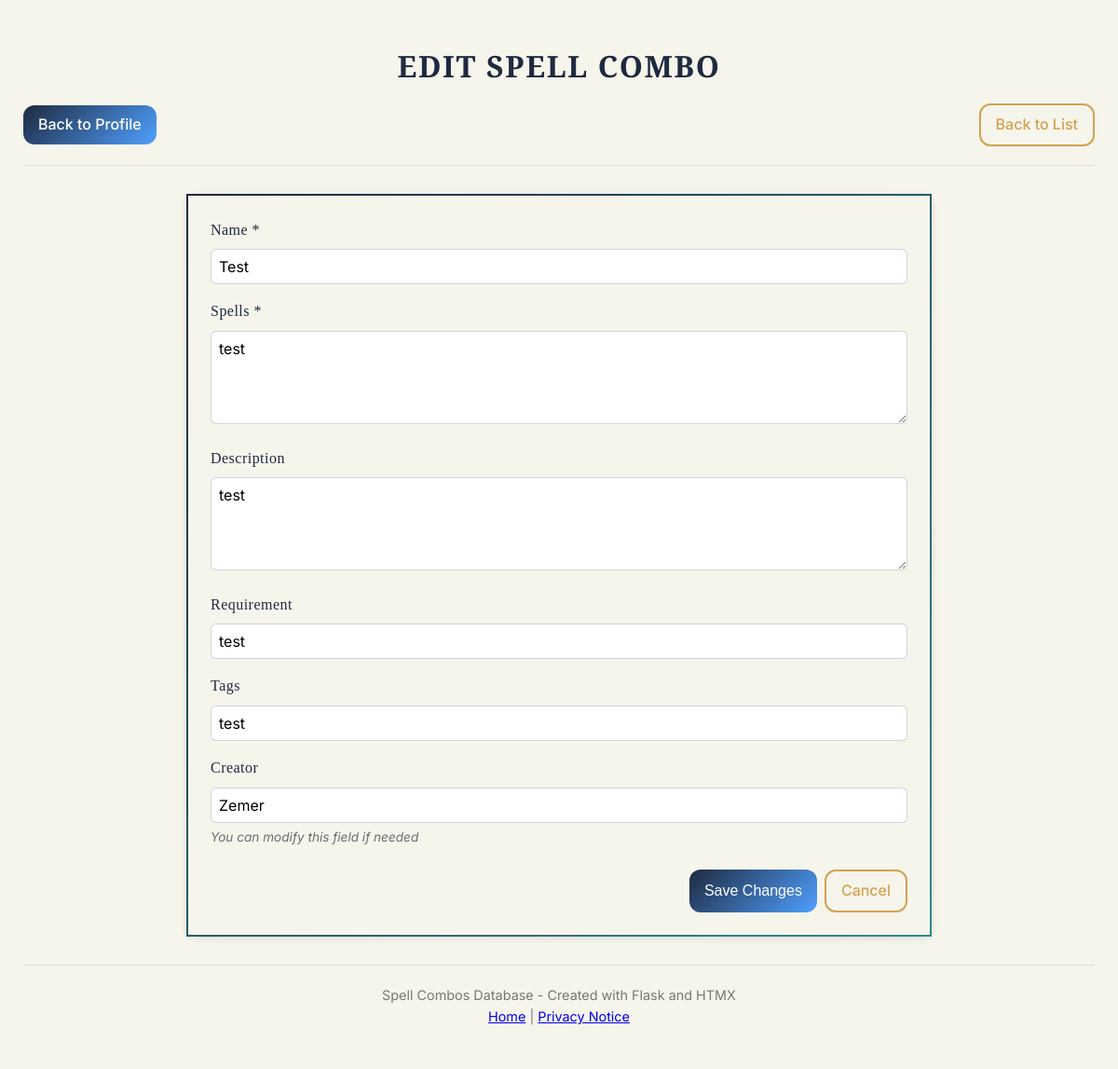
The app's page /edit/2 (signed in) with its own data.
### tables this page shows
CREATE TABLE combos (
    id INTEGER PRIMARY KEY AUTOINCREMENT,
    name TEXT NOT NULL,
    spells TEXT NOT NULL,
    description TEXT,
    requirement TEXT,
    tags TEXT,
    creator TEXT,
    created_at DATETIME DEFAULT CURRENT_TIMESTAMP,
    patched BOOLEAN DEFAULT 0
);

### app.py (the view, shortened to what this page needs)
@app.route('/edit/<int:cid>', methods=['GET', 'POST'])
@login_required
def edit_combo(cid):
    db = get_db()
    combo = db.execute("SELECT * FROM combos WHERE id = ?", (cid,)).fetchone()
    if combo is None:
        flash('Combo not found', 'error')
        return redirect(url_for('index'))
    if combo['creator'] != current_user.username:
        flash('You can only edit your own combos', 'error')
        return redirect(url_for('profile', username=current_user.username))
    return render_template('edit_spell.html', combo=combo)

### app.py (called while the page is built)
@login_manager.user_loader
def load_user(user_id):
    return User.get(user_id)

def get_db():
    db = getattr(g, '_database', None)
    if db is None:
        db = g._database = sqlite3.connect(app.config['DATABASE'])
        db.row_factory = sqlite3.Row
        db.execute("PRAGMA journal_mode=WAL;")
        db.execute("PRAGMA busy_timeout=5000;")
        db.execute("PRAGMA foreign_keys=ON;")
    return db

@app.teardown_appcontext
def close_connection(exception):
    db = getattr(g, '_database', None)
    if db is not None:
        db.close()

    @staticmethod
    def get(user_id):
        db = get_db()
        user = db.execute('SELECT * FROM users WHERE id = ?', (user_id,)).fetchone()
        if user is None:
            return None
        return User(user['id'], user['username'], user['password'])

### templates/edit_spell.html (shortened to what this page needs)
<!DOCTYPE html>
<html lang="en">
<head>
    <link rel="stylesheet" href="{{ url_for('static', filename='styles.css') }}">
</head>
<body>
    <header>
        <h1>Edit Spell Combo</h1>
        <div class="header-actions">
            <a href="{{ url_for('profile', username=current_user.username) }}" class="button">Back to Profile</a>
            <a href="{{ url_for('index') }}" class="button secondary">Back to List</a>
        </div>
    </header>
    <main>
        <form method="POST" action="{{ url_for('edit_combo', cid=combo.id) }}">
            <div class="form-group">
                <label for="name">Name *</label>
                <input type="text" id="name" name="name" value="{{ combo.name }}" required>
            </div>
            <div class="form-group">
                <label for="spells">Spells *</label>
                <textarea id="spells" name="spells" required placeholder="List the spells used in this combo">{{ combo.spells }}</textarea>
            </div>
            <div class="form-group">
                <label for="description">Description</label>
                <textarea id="description" name="description" placeholder="Describe how this combo works">{{ combo.description }}</textarea>
            </div>
            <div class="form-group">
                <label for="requirement">Requirement</label>
                <input type="text" id="requirement" name="requirement" value="{{ combo.requirement }}" placeholder="Any special requirements for this combo">
            </div>
            <div class="form-group">
                <label for="tags">Tags</label>
                <input type="text" id="tags" name="tags" value="{{ combo.tags }}" placeholder="Comma-separated tags">
            </div>
            <div class="form-group">
                <label for="creator">Creator</label>
                <input type="text" id="creator" name="creator" value="{{ combo.creator }}" placeholder="Your name or nickname">
                <small class="form-text">You can modify this field if needed</small>
            </div>
            <div class="form-actions">
                <button type="submit" class="button primary">Save Changes</button>
                <a href="{{ url_for('profile', username=current_user.username) }}" class="button secondary">Cancel</a>
            </div>
        </form>
    </main>
    <footer>
        <p>Spell Combos Database - Created with Flask and HTMX</p>
        <p><a href="{{ url_for('index') }}">Home</a> | <a href="{{ url_for('privacy') }}">Privacy Notice</a></p>
    </footer>
</body>
</html>

### static/styles.css (style rules this page uses)
:root { --color-primary-dark: #1E2A40; --color-primary-glow: #4FA0FF; --color-secondary: #2E8C90; --color-accent: #D4A24F; --color-bg-light: #F6F5EC; --color-ink: #0D1321; --primary-color: var(--color-primary-dark); --secondary-color: var(--color-secondary); --accent-color: var(--color-primary-glow); --text-color: var(--color-ink); --background-color: var(--color-bg-light); --error-color: #D9654F; --success-color: #43a047; --patched-color: #D9654F; --space-1: 0.5rem; --space-2: 1rem; --space-3: 1.5rem; --space-4: 2rem; --radius-card: 0.75rem; --radius-pill: 999px; }
* { box-sizing: border-box; margin: 0; padding: 0; }
body { font-family: 'Inter', sans-serif; line-height: 1.6; font-weight: 400; color: var(--text-color); background-color: var(--background-color); padding: 30px; max-width: 1400px; margin: 0 auto; }
header, footer { padding: 20px 0; text-align: center; }
header { display: flex; flex-direction: column; margin-bottom: 30px; border-bottom: 1px solid #ddd; padding-bottom: 20px; }
h1, h2, h3, h4, h5, h6 { font-family: 'Cinzel', serif; text-transform: uppercase; letter-spacing: 0.05em; color: var(--color-primary-dark); }
header h1 { margin-bottom: 15px; }
.header-actions { display: flex; justify-content: space-between; align-items: center; width: 100%; }
footer { margin-top: 30px; border-top: 1px solid #ddd; padding-top: 20px; color: #777; font-size: 0.9em; }
.button { display: inline-block; padding: var(--space-1) var(--space-2); background: linear-gradient(135deg, var(--color-primary-dark) 0%, var(--color-primary-glow) 100%); color: white; text-decoration: none; border-radius: var(--radius-card); border: none; cursor: pointer; font-size: 1em; font-weight: 500; transition: transform 0.15s, box-shadow 0.15s; }
.button.secondary { background: transparent; color: var(--color-accent); border: 2px solid var(--color-accent); box-shadow: none; }
form { max-width: 800px; margin: 0 auto; background-color: var(--color-bg-light); padding: var(--space-3); border: 2px solid; border-image: linear-gradient(135deg, var(--color-primary-dark), var(--color-secondary)) 1; border-radius: var(--radius-card); box-shadow: 0 2px 8px rgba(0,0,0,0.1); }
.form-group { margin-bottom: var(--space-2); }
label { display: block; margin-bottom: var(--space-1); font-weight: 500; color: var(--color-primary-dark); font-family: 'Cinzel', serif; letter-spacing: 0.03em; }
input, textarea { width: 100%; padding: var(--space-1); border: 1px solid rgba(30, 42, 64, 0.2); border-radius: calc(var(--radius-card) / 2); font-size: 1em; font-family: 'Inter', sans-serif; background-color: white; transition: border-color 0.2s, box-shadow 0.2s; }
textarea { min-height: 100px; resize: vertical; }
.form-text { display: block; margin-top: 5px; font-size: 0.85em; color: rgba(13, 19, 33, 0.6); font-style: italic; }
.form-actions { display: flex; justify-content: flex-end; gap: var(--space-1); margin-top: var(--space-3); }
.detail-card, .comment, form, table { animation: fadeInUp 0.4s ease-out; }
@media (min-width: 769px) and (max-width: 1200px) { body { padding: 25px; } }

### records on screen
combos: name "Test", spells "test", description "test", requirement "test", tags "test", creator "Zemer"
